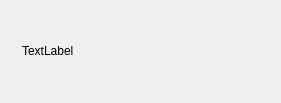
<?xml version="1.0" encoding="UTF-8"?>
<ui version="4.0">
 <class>SimplyHint</class>
 <widget class="QDialog" name="SimplyHint">
  <property name="geometry">
   <rect>
    <x>0</x>
    <y>0</y>
    <width>281</width>
    <height>103</height>
   </rect>
  </property>
  <property name="windowTitle">
   <string>Form</string>
  </property>
  <property name="windowOpacity">
   <double>0.000000000000000</double>
  </property>
  <property name="styleSheet">
   <string notr="true"/>
  </property>
  <widget class="QLabel" name="label">
   <property name="geometry">
    <rect>
     <x>22</x>
     <y>25</y>
     <width>241</width>
     <height>51</height>
    </rect>
   </property>
   <property name="styleSheet">
    <string notr="true"/>
   </property>
   <property name="text">
    <string>TextLabel</string>
   </property>
   <property name="wordWrap">
    <bool>true</bool>
   </property>
   <property name="margin">
    <number>5</number>
   </property>
  </widget>
 </widget>
 <resources/>
 <connections/>
</ui>
